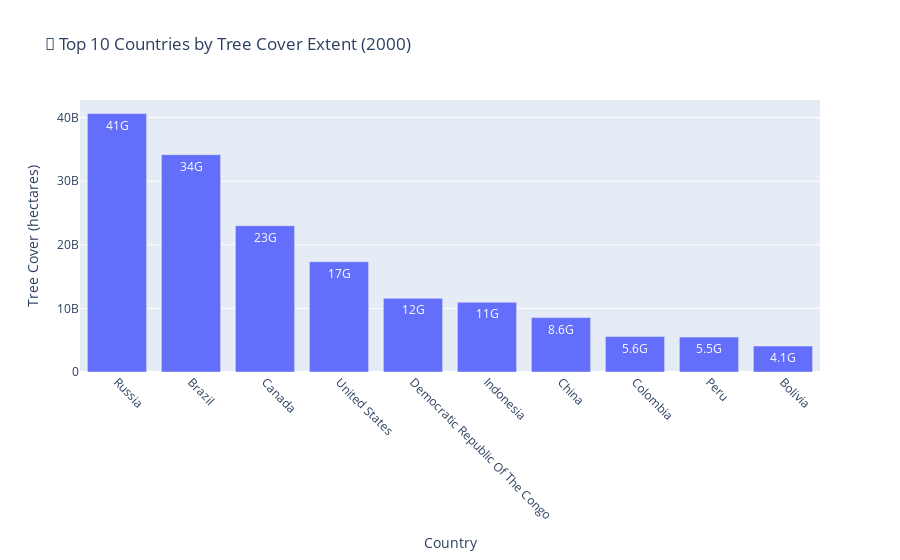

Here is the notebook cell this chart was saved with:
### Code cell
if "umd_tree_cover_extent_2000__ha" in df.columns:
    total_tree_cover = df["umd_tree_cover_extent_2000__ha"].sum()
    print(f"🌍 Total global tree cover extent (2000): {total_tree_cover:,.0f} hectares")

    cover_by_country = (
        df.groupby("country", as_index=False)["umd_tree_cover_extent_2000__ha"]
        .sum()
        .sort_values("umd_tree_cover_extent_2000__ha", ascending=False)
        .head(10)
    )

    print("\nTop 10 Countries by Tree Cover Extent (2000):")
    display(cover_by_country)

    fig = px.bar(cover_by_country,
                 x="country",
                 y="umd_tree_cover_extent_2000__ha",
                 text_auto='.2s',
                 title="🌳 Top 10 Countries by Tree Cover Extent (2000)",
                 labels={"umd_tree_cover_extent_2000__ha": "Tree Cover (hectares)", "country": "Country"})
    fig.update_xaxes(tickangle=45)
    fig.show()
else:
    print("⚠️ Tree cover extent column not found")

### Figure 1 — Plotly figure (JSON) as saved in the notebook; plotly's stock layout.template omitted (floating-point values rounded to 4 significant figures)
{"data": [{"hovertemplate": "Country=%{x}<br>Tree Cover (hectares)=%{y}<extra></extra>", "legendgroup": "", "marker": {"color": "#636efa", "pattern": {"shape": ""}}, "name": "", "orientation": "v", "showlegend": false, "textposition": "auto", "texttemplate": "%{y:.2s}", "type": "bar", "x": ["Russia", "Brazil", "Canada", "United States", "Democratic Republic Of The Congo", "Indonesia", "China", "Colombia", "Peru", "Bolivia"], "xaxis": "x", "y": [40630000000.0, 34170000000.0, 23020000000.0, 17330000000.0, 11590000000.0, 10960000000.0, 8551000000.0, 5579000000.0, 5504000000.0, 4078000000.0], "yaxis": "y"}], "layout": {"barmode": "relative", "legend": {"tracegroupgap": 0}, "title": {"text": "🌳 Top 10 Countries by Tree Cover Extent (2000)"}, "xaxis": {"anchor": "y", "domain": [0, 1], "tickangle": 45, "title": {"text": "Country"}}, "yaxis": {"anchor": "x", "domain": [0, 1], "title": {"text": "Tree Cover (hectares)"}}}}
